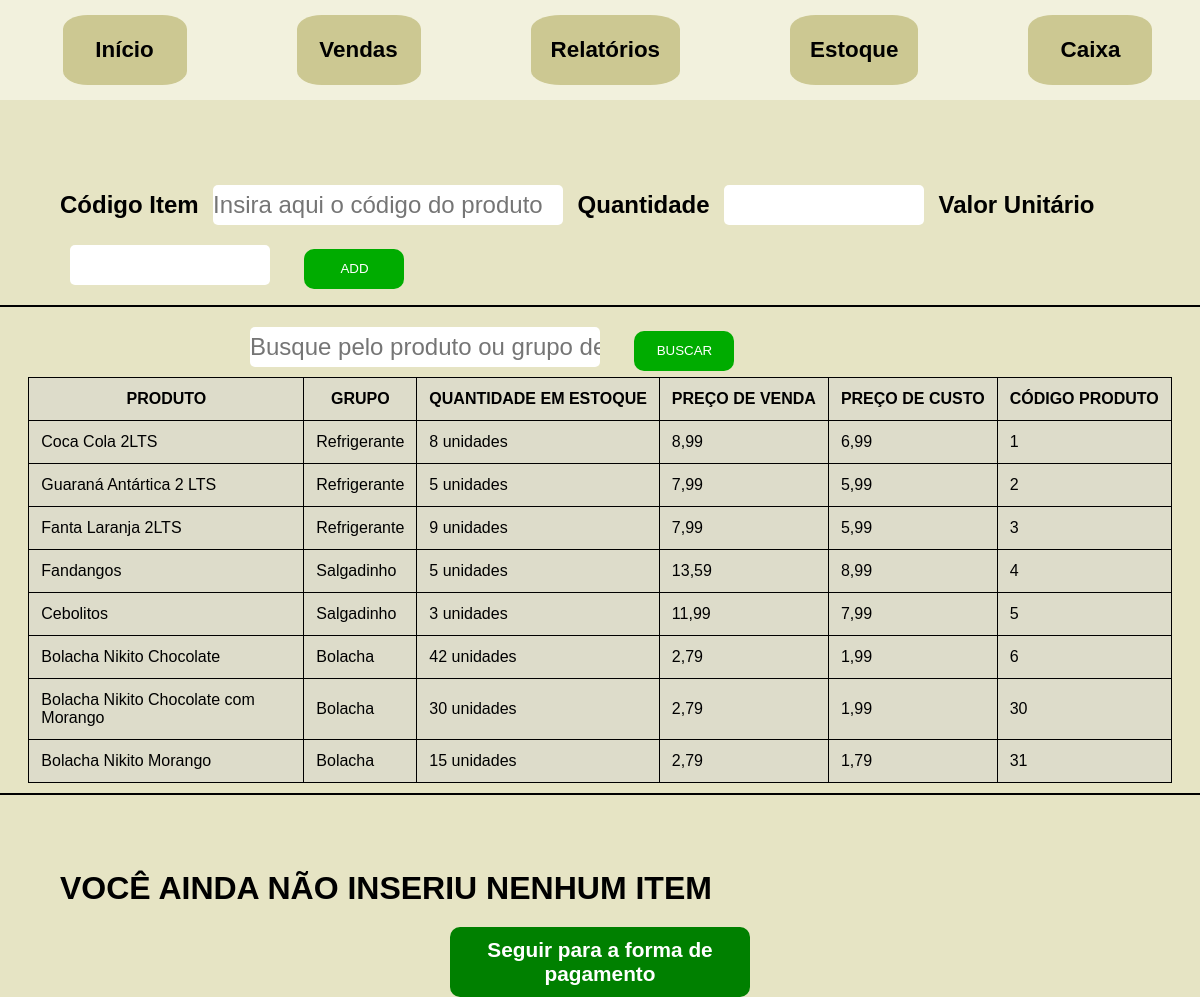
The app's page /vendas/, older data.
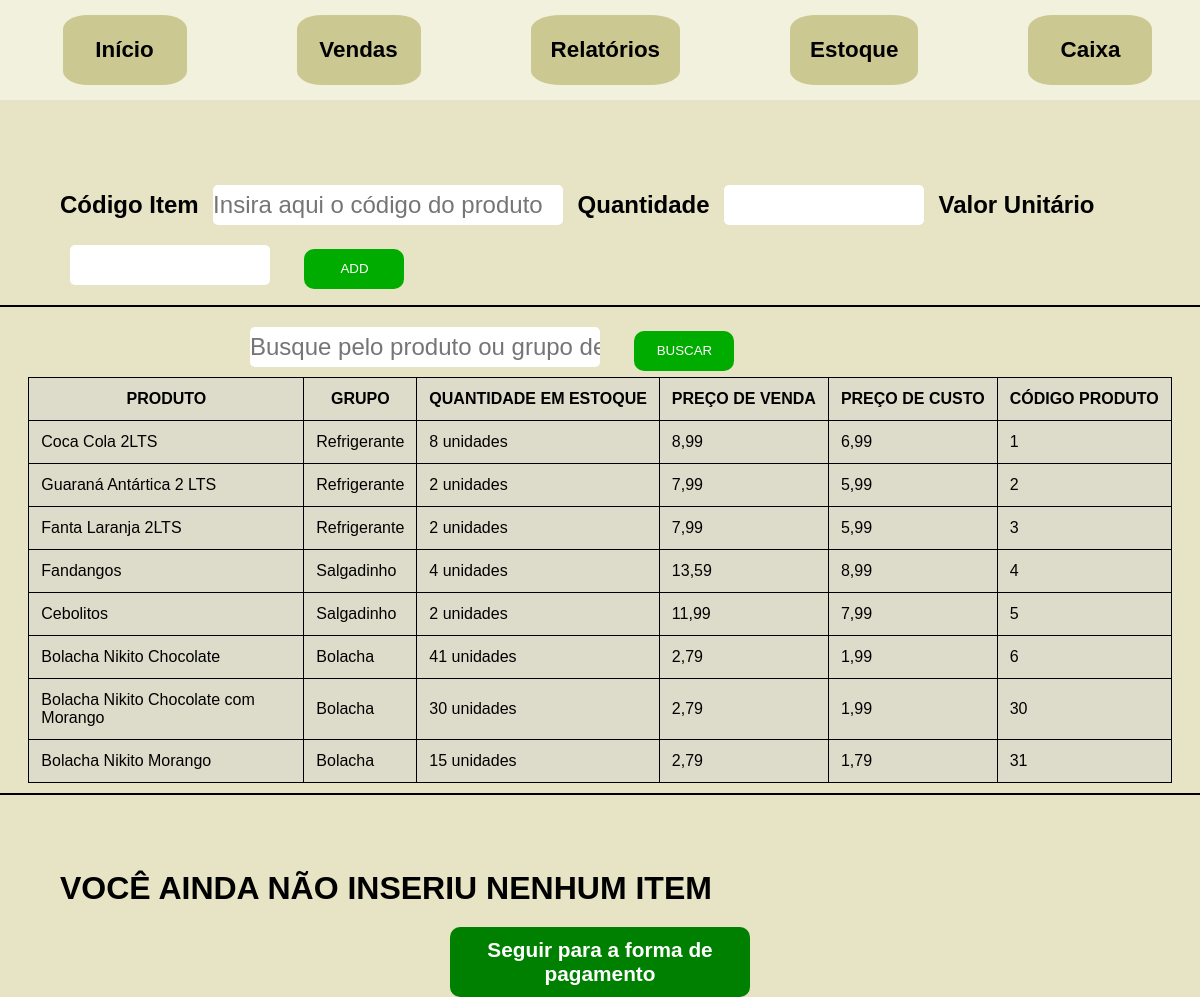
The same page, newer data.
### sistema/models.py (models this page shows, shortened)
class Produto(models.Model):
    nome = models.CharField(max_length=100)
    valor_venda = models.DecimalField(max_digits=10, decimal_places=2)
    valor_custo = models.DecimalField(max_digits=10, decimal_places=2)
    quantidade = models.IntegerField()
    grupo = models.CharField(max_length=100)

### sistema/views.py (the view, shortened to what this page needs)
# urls.py: path('vendas/',Vendas.as_view(), name='vendas'),
class Vendas(ListView):
    template_name = "vendas.html"
    model = Produto
    def get(self, request, *args, **kwargs):
        limpa_lista_vendas()
        return super().get(request, *args, **kwargs)

### sistema/views.py (called while the page is built)
def limpa_lista_vendas():
    global lista_vendas
    lista_vendas = []

### sistema/templates/vendas.html (shortened to what this page needs)
{% extends 'base.html' %}
{% load static %}
{% block content %}
<div>
<div id='main-vendas'>
    <div class="inserir-item-venda">
        <form method="post">
            <label for="idproduto" class='label-vendas'>Código Item</label>
            <input id='idproduto' name='produto' type='text' class='input-produto' placeholder="Insira aqui o código do produto" required>
            <label for="idquantidade" class='label-vendas'>Quantidade</label>
            <input id="idquantidade" name='quantidade' type='number' class='input' required>
            <label for="idvalor" class='label-vendas'>Valor Unitário</label>
            <input id="idvalor" name='valor' type='text' class='input' required>
            <button type='submit' name="confirm" value="add" class='btn-add'>ADD</button>
        </form>
    </div>
    <div style='background-color: black; height:2px; margin-top:10px; margin-bottom:10px;'>
    </div>
    <div class='exibe-produtos'>
        <div class="buscar-produto" style="margin-left: 20%;">
            <form method='post'>
                <input type="text" name="busca-produto" id='idbusca-produto' placeholder="Busque pelo produto ou grupo desejado" class='input-produto'>
                <button type="submit" name="confirm" value="search" class='btn-add'>BUSCAR</button>
            </form>
        </div>
        <table>
            <tr>
                <th>PRODUTO<th>GRUPO<th>QUANTIDADE EM ESTOQUE <th>PREÇO DE VENDA <th>PREÇO DE CUSTO<th>CÓDIGO PRODUTO
            </tr>
            {% for produto in object_list %}
            <tr>
                <td class="produto-tabela"> {{ produto.nome }}
                <td> {{ produto.grupo }}
                <td> {{ produto.quantidade }} unidades
                <td> {{ produto.valor_venda }}
                <td> {{ produto.valor_custo }}
                <td> {{ produto.id }}
            </tr>
            {% endfor %}
        </table>
    </div>
    <div style='background-color: black; height:2px; margin-top:10px; margin-bottom:10px;'>
    </div>
    <div class='lista-item-venda'>
        {% if itens_venda %}
            <table>
                <tr>
                    <th>PRODUTO <th>QUANTIDADE <th>VALOR UNITÁRIO <th> VALOR TOTAL <th> CLIQUE AQUI PARA REMOVER
                </tr>
                <tr>
            {% for item in itens_venda %}
            <div>
                {% for individual in item%}
                <th>{{ individual }}
                {% endfor %}
                <form method="post">
                {% csrf_token %}
                <input type="hidden" value="{{ forloop.counter }}" name="indice">
                <th><button type="submit" name="confirm" value="del" class="btn-del">DELETE</button>
                </form>
                </tr>
            </div>
            {% endfor %}
            <tr>
                <th colspan="3"> VALOR TOTAL DA VENDA <th colspan="2">R$ {{ valor_total_venda|floatformat:"2" }}
            </tr>
            </table>
        {% else %}
        <div>
            <h1>VOCÊ AINDA NÃO INSERIU NENHUM ITEM</h1>
        </div>
        {% endif %}
    </div>
    <div class='div-link-btn'>
    <a href="#" class='link-btn' ><button class="btn-prosseguir-vendas" onclick="formaPagamento(event)">Seguir para a forma de pagamento</button><a>
    </div>
</div>
{% endblock %}

Row changes from the older to the newer data that the page shows:
changed Produto "Guaraná Antártica 2 LTS": quantidade "5" → "2"
changed Produto "Fanta Laranja 2LTS": quantidade "9" → "2"
changed Produto "Fandangos": quantidade "5" → "4"
changed Produto "Cebolitos": quantidade "3" → "2"
changed Produto "Bolacha Nikito Chocolate": quantidade "42" → "41"
